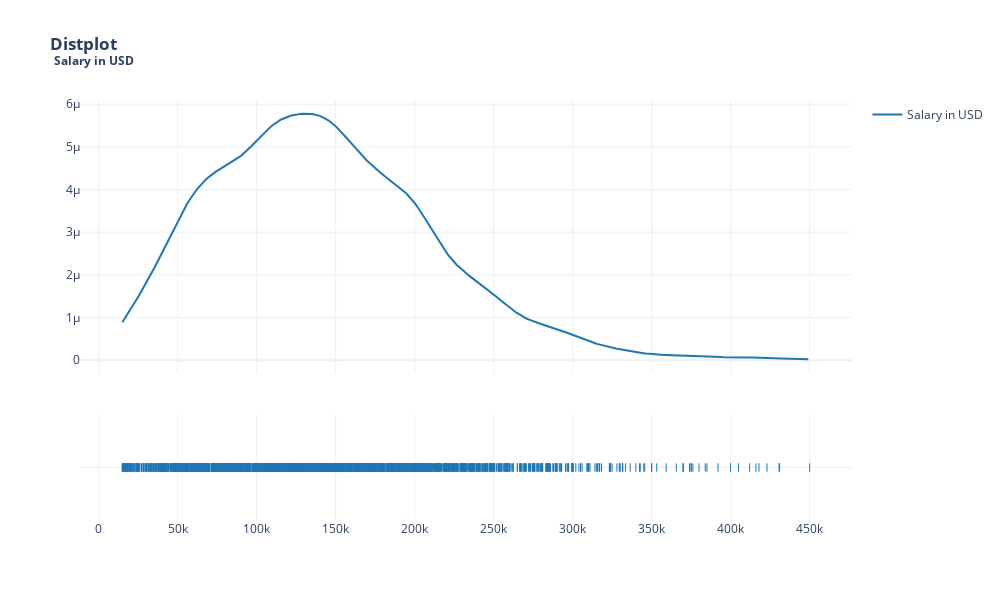

Write notebook code for a chart like this one.
### Markdown cell above
<span style="font-size: 20px">Even though we already saw the distribution of <code>Salaries in USD</code> in the Histogram Matrix, we can also take a look at a bigger image of a distribution plot of these values. <br><br>
We can easily see that the salaries are positively skewed, with only a very small number of people making <b>lots and lots</b> of money. This kind of distribution is actually fairily common when looking at distributions of salaries and income.</span>

### Code cell
plot_distplot(df, 'Salary in USD')

### Figure 1 — Plotly figure (JSON) as saved in the notebook; plotly's stock layout.template omitted (floating-point values rounded to 4 significant figures; data arrays with more than 128 entries replaced by an {"elided": "..."} marker saying what was removed)
{"data": [{"legendgroup": "Salary in USD", "marker": {"color": "rgb(31, 119, 180)"}, "mode": "lines", "name": "Salary in USD", "showlegend": true, "type": "scatter", "x": {"elided": "500 float values"}, "xaxis": "x", "y": {"elided": "500 float values"}, "yaxis": "y"}, {"legendgroup": "Salary in USD", "marker": {"color": "rgb(31, 119, 180)", "symbol": "line-ns-open"}, "mode": "markers", "name": "Salary in USD", "showlegend": false, "type": "scatter", "x": {"elided": "3300 int values"}, "xaxis": "x", "y": {"elided": "3300 str values"}, "yaxis": "y2"}], "layout": {"barmode": "overlay", "height": 600, "hovermode": "closest", "legend": {"traceorder": "reversed"}, "margin": {"t": 100}, "showlegend": true, "title": {"text": "<b>Distplot <br> <sup>Salary in USD</sup></b>", "x": 0.05, "xanchor": "left"}, "width": 1000, "xaxis": {"anchor": "y2", "domain": [0.0, 1.0], "zeroline": false}, "yaxis": {"anchor": "free", "domain": [0.35, 1], "position": 0.0}, "yaxis2": {"anchor": "x", "domain": [0, 0.25], "dtick": 1, "showticklabels": false}}}
